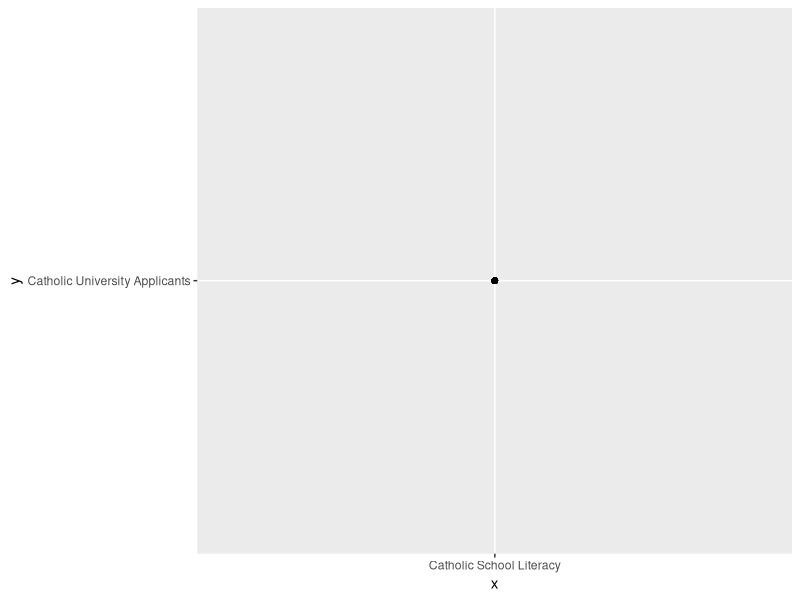

Write the R code that produced this figure.
## ---- chunk 1
knitr::opts_chunk$set(echo = TRUE)
install.packages("ggplot2")
install.packages("bookdown")
library(ggplot2)
library(bookdown)
## ---- chunk 2
### Creating Plot ###
date1 = read.csv('Raw_data.csv')
ggplot(date1, aes(x='Catholic School Literacy', y= 'Catholic University Applicants')) +
    geom_point()
